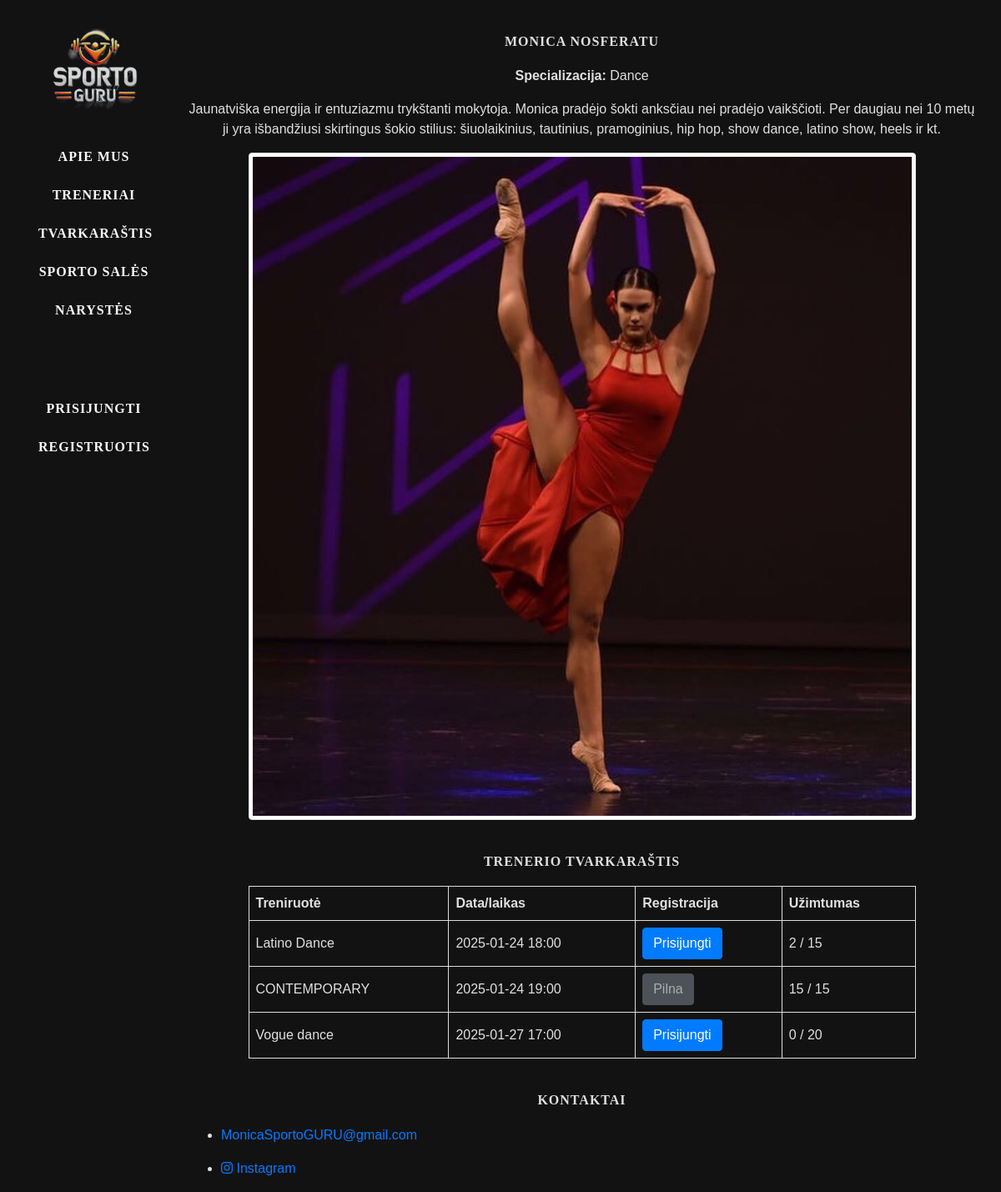
Page /gympro/treneris/6/ on the earlier database version.
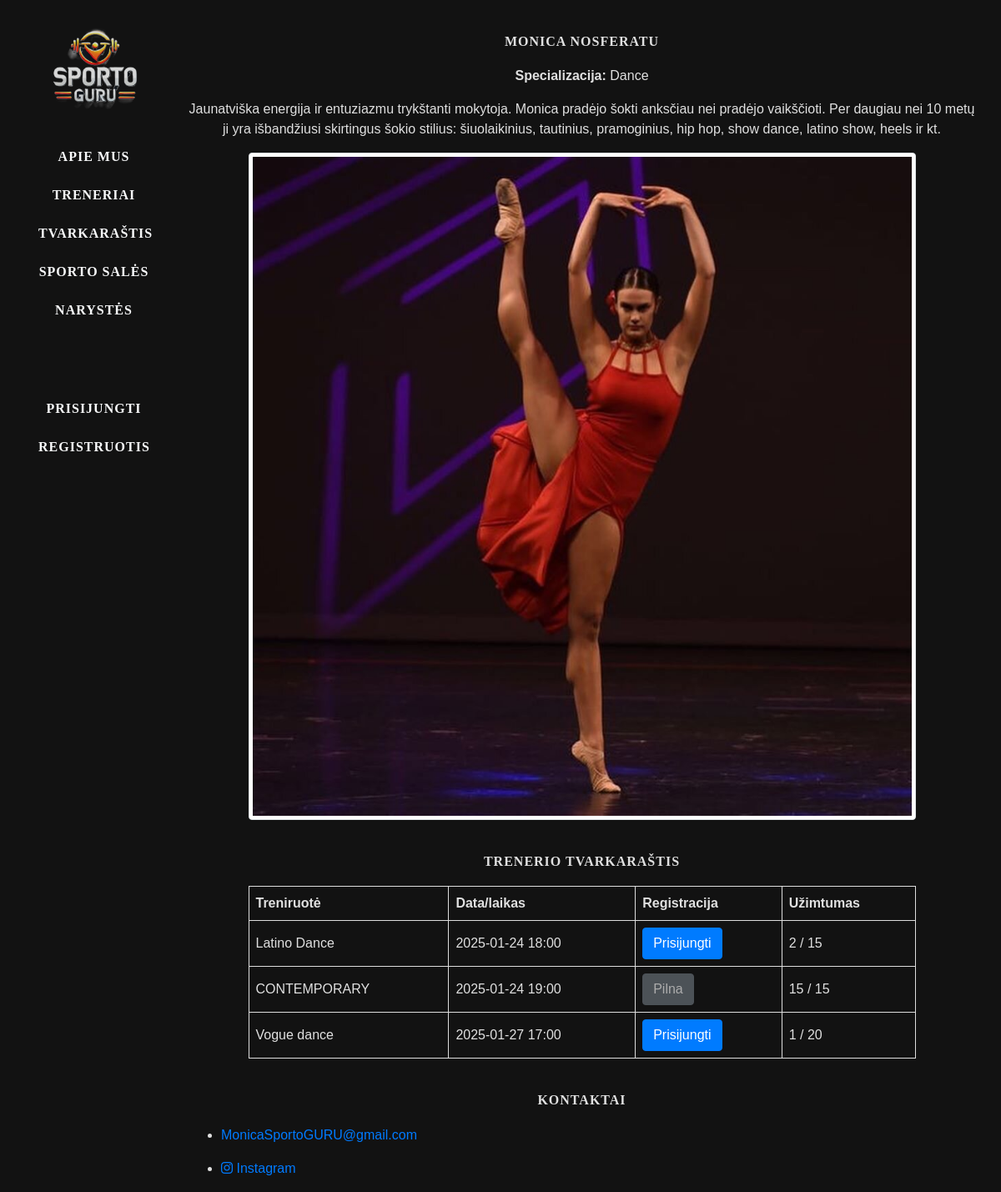
Same page on the later database version.
### gympro/models.py (models this page shows, shortened)
class Class(models.Model):
    name = models.CharField(max_length=30)
    class_type = models.CharField(max_length=50, choices=[
        ('dziudo', 'Dziudo'),
        ('jiu-jitsu', 'Jiu-jitsu'),
        ('karate', 'Karate'),
        ('boksas', 'Boksas'),
        ('thai-boksas', 'Thai-Boksas'),
        ('crossfit', 'CrossFit'),
        ('pilates', 'Pilates'),
        ('yoga', 'Yoga'),
        ('zumba', 'Zumba'),
        ('fitness', 'Fitness'),
        ('dance', 'Dance'),
        ('gym-training', 'Gym-training'),
        ('power-lift', 'Power-lift'),
    ])
    instructor = models.ForeignKey("Instructor", on_delete=models.SET_NULL, null=True, blank=True,
                                   related_name="classes")
    sport_hall = models.ForeignKey("SportHall", on_delete=models.SET_NULL, null=True, blank=True,
                                   related_name="classes")
    schedule = models.DateTimeField(help_text="Įveskite pamokos datą ir laiką.", default=timezone.now)
    max_capacity = models.IntegerField()
    current_bookings = models.IntegerField(default=0)
    @property
    def is_full(self):
        return self.current_bookings >= self.max_capacity
    class Meta:
        ordering = ["name"]
        verbose_name = "Treniruotė"
        verbose_name_plural = "Treniruotės"

### gympro/views.py (the view)
# urls.py: path('treneris/<int:instructor_id>/', views.treneris, name='treneris'),
def treneris(request, instructor_id):
    treneris = get_object_or_404(Instructor, pk=instructor_id)
    trenerio_tvarkarastis = treneris.classes.filter(schedule__gte=now()).order_by('schedule')
    context = {
        "treneris": treneris,
        "trenerio_tvarkarastis": trenerio_tvarkarastis,
    }
    return render(request, "treneris.html", context=context)

### gympro/templates/treneris.html (shortened to what this page needs)
{% extends "base.html" %}
{% block content %}
<div class="col-sm-10">
    <div class="treneris">
        <h4>{{ treneris.first_name }} {{ treneris.last_name }}</h4>
            <div class="treneris-info">
                <p><strong>Specializacija:</strong> {{ treneris.specialization }}</p>
                <p>{{ treneris.bio }}</p>
            </div>
        <div class="profile-photo">
            {% if treneris.photo %}
                <img src="{{ treneris.photo.url }}" alt="{{ treneris.first_name }} {{ treneris.last_name }}" class="img-thumbnail">
            {% else %}
                <p>Nuotrauka nepateikta.</p>
            {% endif %}
        </div>
        <h4>Trenerio tvarkaraštis</h4>
        <div class="table-treneris">
            <table>
                <thead>
                    <tr>
                        <th>Treniruotė</th>
                        <th>Data/laikas</th>
                        <th>Registracija</th>
                        <th>Užimtumas</th>
                    </tr>
                </thead>
                <tbody>
                    {% for uzsiemimas in trenerio_tvarkarastis %}
                    <tr>
                        <td>{{ uzsiemimas.name }}</td>
                        <td>{{ uzsiemimas.schedule|date:"Y-m-d H:i" }}</td>
                        <td>
                            {% if uzsiemimas.is_full %}
                                <button class="btn btn-secondary" disabled>Pilna</button>
                            {% else %}
                                <form method="post" action="{% url 'register_class' class_id=uzsiemimas.id %}">
                                    <button type="submit" class="btn btn-primary">
                                        {% if user.is_authenticated %}Registruotis{% else %}Prisijungti{% endif %}
                                    </button>
                                </form>
                            {% endif %}
                        </td>
                        <td>{{uzsiemimas.current_bookings}} / {{uzsiemimas.max_capacity}}</td>
                    </tr>
                    {% empty %}
                    <tr>
                        <td colspan="3">Šiuo metu nėra suplanuotų užsiėmimų.</td>
                    </tr>
                    {% endfor %}
                </tbody>
            </table>
        </div>
                <h4>Kontaktai</h4>
        <ul>
            {% if treneris.contact_email %}
                <li><a href="mailto:{{ treneris.contact_email }}">{{ treneris.contact_email }}</a></li>
            {% endif %}
        </ul>
        <ul class="align-items: center">
            {% if treneris.instagram %}
                <li>
                    <a href="{{ treneris.instagram }}" target="_blank" class="social-icon">
                        <i class="fab fa-instagram"></i> Instagram
                    </a>
                </li>
            {% endif %}
        </ul>
    </div>
</div>
{% endblock %}

Differences in the rows shown:
changed Class "Vogue dance": current_bookings "0" → "1"
